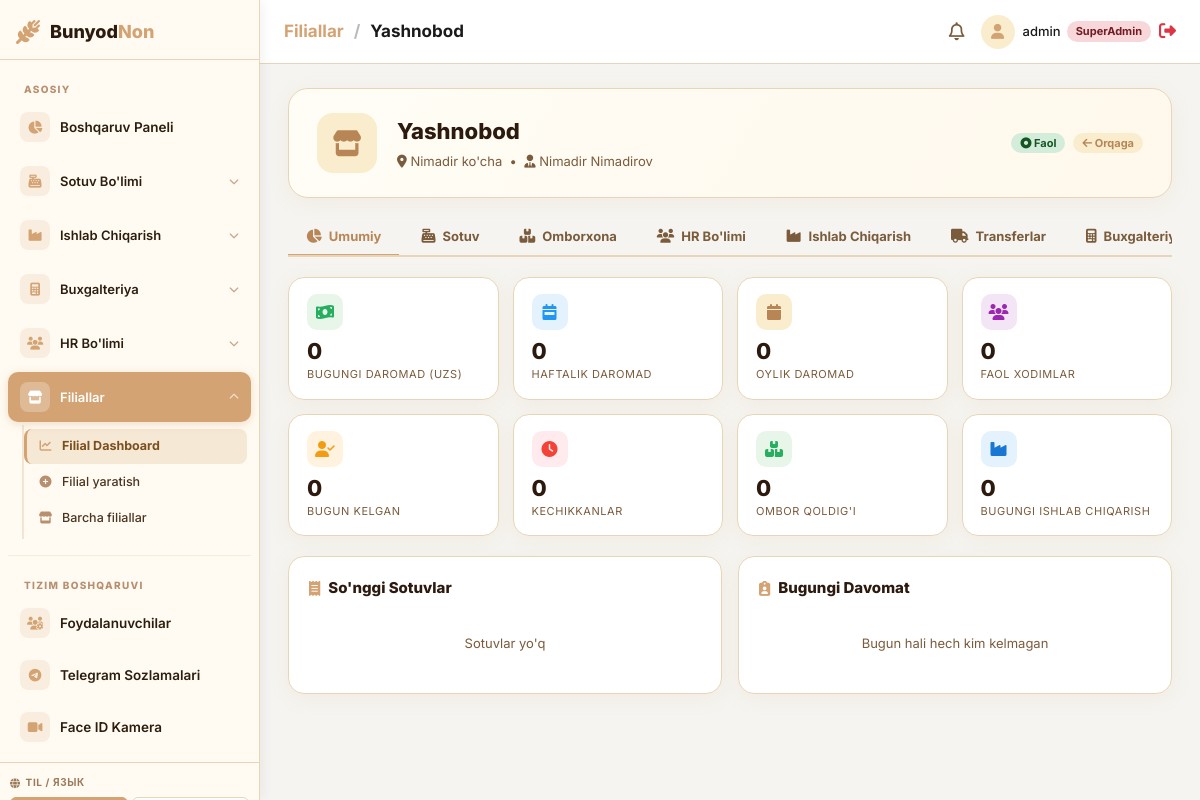
/branches/10/ (signed in), run on the app's committed database.
### branches/models.py (models this page shows, shortened)
class Branch(models.Model):
    name = models.CharField(max_length=255)
    address = models.TextField()
    responsible_person = models.CharField(max_length=255)
    is_active = models.BooleanField(default=True)
    created_at = models.DateTimeField(auto_now_add=True)

### branches/views.py (the view)
# urls.py: path('<int:branch_id>/', views.branch_detail, name='branch_detail'),
@login_required
def branch_detail(request, branch_id):
    if not request.user.is_superuser:
        return redirect('dashboard')
    branch = get_object_or_404(Branch, id=branch_id)
    today = timezone.localdate()
    week_ago = today - timedelta(days=6)
    month_start = today.replace(day=1)
    branch_sales_today = BranchSale.objects.filter(branch=branch, date=today)
    branch_sales_week  = BranchSale.objects.filter(branch=branch, date__gte=week_ago, date__lte=today)
    branch_sales_month = BranchSale.objects.filter(branch=branch, date__gte=month_start, date__lte=today)
    today_revenue = branch_sales_today.aggregate(t=Sum('total_amount'))['t'] or 0
    week_revenue  = branch_sales_week.aggregate(t=Sum('total_amount'))['t'] or 0
    month_revenue = branch_sales_month.aggregate(t=Sum('total_amount'))['t'] or 0
    recent_sales = (
        BranchSale.objects
        .filter(branch=branch)
        .prefetch_related('items__product')
        .order_by('-date', '-id')[:30]
    )
    inventory = (
        BranchInventory.objects
        .filter(branch=branch)
        .select_related('product', 'product__category')
        .order_by('product__name')
    )
    total_stock_qty = inventory.aggregate(t=Sum('stock'))['t'] or 0
    low_stock = [i for i in inventory if 0 < i.stock < 10]
    in_transit = Transfer.objects.filter(branch=branch, status='in_transit').count()
    transfers = (
        Transfer.objects
        .filter(branch=branch)
        .prefetch_related('items__product')
        .order_by('-date_sent')[:20]
    )
    from hr.models import Employee, Attendance, DailyReport, FaceIDLog
    employees = Employee.objects.filter(branch=branch).select_related('shift').order_by('name')
    active_employees = employees.filter(status='active')
    attendances_today = (
        Attendance.objects
        .filter(employee__branch=branch, date=today)
        .select_related('employee')
    )
    present_today = attendances_today.count()
    late_today    = attendances_today.filter(late_minutes__gt=0).count()
    daily_reports_today = (
        DailyReport.objects
        .filter(employee__branch=branch, date=today)
        .select_related('employee', 'shift')
    )
    face_logs = (
        FaceIDLog.objects
        .filter(employee__branch=branch, timestamp__date=today)
        .select_related('employee')
        .order_by('-timestamp')[:15]
    )
    from accounting.models import Transaction, CashRegister
    branch_user_ids = list(
        branch.admins.values_list('user_id', flat=True)
    )
    transactions = (
        Transaction.objects
        .filter(created_by_id__in=branch_user_ids) if branch_user_ids
        else Transaction.objects.none()
    )
    month_income  = month_revenue  # BranchSale asosida
    today_income  = today_revenue
    emp_names = list(employees.values_list('name', flat=True))
    production_today = (
        ProductionLog.objects
        .filter(date__date=today, baker_name__in=emp_names)
        .select_related('product')
        .order_by('-date')
    )
    production_month = (
        ProductionLog.objects
        .filter(date__date__gte=month_start, baker_name__in=emp_names)
    )
    production_today_qty = production_today.aggregate(t=Sum('quantity'))['t'] or 0
    production_month_qty = production_month.aggregate(t=Sum('quantity'))['t'] or 0
    production_by_product = (
        production_today
        .values('product__name')
        .annotate(qty=Sum('quantity'))
        .order_by('-qty')[:10]
    )
    context = {
        'branch': branch,
        'today': today,
        'today_revenue': today_revenue,
        'week_revenue': week_revenue,
        'month_revenue': month_revenue,
        'recent_sales': recent_sales,
        'inventory': inventory,
        'total_stock_qty': total_stock_qty,
        'low_stock': low_stock,
        'transfers': transfers,
        'in_transit': in_transit,
        'employees': employees,
        'active_employees_count': active_employees.count(),
        'attendances_today': attendances_today,
        'present_today': present_today,
        'late_today': late_today,
        'daily_reports_today': daily_reports_today,
        'face_logs': face_logs,
        'today_income': today_income,
        'month_income': month_income,
        'production_today_qty': production_today_qty,
        'production_month_qty': production_month_qty,
        'production_today': production_today,
        'production_by_product': production_by_product,
        'all_products': Product.objects.all().order_by('name'),
    }
    return render(request, 'branch_detail.html', context)

### templates/branch_detail.html (shortened to what this page needs)
{% extends 'base.html' %}
{% load static %}
{% block breadcrumb %}
<a href="/branches/" style="color:var(--primary);text-decoration:none;">Filiallar</a>
<span style="margin:0 6px;color:#bbb;">/</span>
<span>{{ branch.name }}</span>
{% endblock %}
{% block content %}
<div class="bd-wrap">
    <div class="bd-hero">
        <div class="bd-hero-icon"><i class="fa-solid fa-store"></i></div>
        <div class="bd-hero-info">
            <h1>{{ branch.name }}</h1>
            <p>
                <i class="fa-solid fa-location-dot"></i> {{ branch.address|default:"Manzil ko'rsatilmagan" }}
                &nbsp;•&nbsp;
                <i class="fa-solid fa-user-tie"></i> {{ branch.responsible_person|default:"—" }}
            </p>
        </div>
        <div class="bd-hero-badges">
            <span class="badge b-ok"><i class="fa-solid fa-circle-dot"></i> Faol</span>
            <a href="/branches/" class="badge b-gold" style="text-decoration:none;">
                <i class="fa-solid fa-arrow-left"></i> Orqaga
            </a>
        </div>
    </div>
    <div class="bd-tabs" id="bdTabs">
        <button class="bd-tab active" onclick="showTab('overview',this)">
            <i class="fa-solid fa-chart-pie"></i> Umumiy
        </button>
        <button class="bd-tab" onclick="showTab('sales',this)">
            <i class="fa-solid fa-cash-register"></i> Sotuv
        </button>
        <button class="bd-tab" onclick="showTab('inventory',this)">
            <i class="fa-solid fa-boxes-stacked"></i> Omborxona
        </button>
        <button class="bd-tab" onclick="showTab('hr',this)">
            <i class="fa-solid fa-users"></i> HR Bo'limi
        </button>
        <button class="bd-tab" onclick="showTab('production',this)">
            <i class="fa-solid fa-industry"></i> Ishlab Chiqarish
        </button>
        <button class="bd-tab" onclick="showTab('transfers',this)">
            <i class="fa-solid fa-truck"></i> Transferlar
        </button>
        <button class="bd-tab" onclick="showTab('accounting',this)">
            <i class="fa-solid fa-calculator"></i> Buxgalteriya
        </button>
    </div>
    <div class="bd-panel active" id="tab-overview">
        <div class="stat-row">
            <div class="stat-box">
                <div class="sb-icon" style="background:#e8f5e9;color:#27ae60;">
                    <i class="fa-solid fa-money-bill-wave"></i>
                </div>
                <div class="sb-val">{{ today_revenue|floatformat:0 }}</div>
                <div class="sb-lbl">Bugungi daromad (UZS)</div>
            </div>
            <div class="stat-box">
                <div class="sb-icon" style="background:#e3f2fd;color:#2196f3;">
                    <i class="fa-solid fa-calendar-week"></i>
                </div>
                <div class="sb-val">{{ week_revenue|floatformat:0 }}</div>
                <div class="sb-lbl">Haftalik daromad</div>
            </div>
            <div class="stat-box">
                <div class="sb-icon" style="background:var(--gold-l);color:var(--gold-d);">
                    <i class="fa-solid fa-calendar"></i>
                </div>
                <div class="sb-val">{{ month_revenue|floatformat:0 }}</div>
                <div class="sb-lbl">Oylik daromad</div>
            </div>
            <div class="stat-box">
                <div class="sb-icon" style="background:#f3e5f5;color:#9c27b0;">
                    <i class="fa-solid fa-users"></i>
                </div>
                <div class="sb-val">{{ active_employees_count }}</div>
                <div class="sb-lbl">Faol xodimlar</div>
            </div>
            <div class="stat-box">
                <div class="sb-icon" style="background:#fff3e0;color:#f39c12;">
                    <i class="fa-solid fa-user-check"></i>
                </div>
                <div class="sb-val">{{ present_today }}</div>
                <div class="sb-lbl">Bugun kelgan</div>
            </div>
            <div class="stat-box">
                <div class="sb-icon" style="background:#ffebee;color:#f44336;">
                    <i class="fa-solid fa-clock"></i>
                </div>
                <div class="sb-val">{{ late_today }}</div>
                <div class="sb-lbl">Kechikkanlar</div>
            </div>
            <div class="stat-box">
                <div class="sb-icon" style="background:#e8f5e9;color:#27ae60;">
                    <i class="fa-solid fa-boxes-stacked"></i>
                </div>
                <div class="sb-val">{{ total_stock_qty }}</div>
                <div class="sb-lbl">Ombor qoldig'i</div>
            </div>
            <div class="stat-box">
                <div class="sb-icon" style="background:#e3f2fd;color:#1976d2;">
                    <i class="fa-solid fa-industry"></i>
                </div>
                <div class="sb-val">{{ production_today_qty }}</div>
                <div class="sb-lbl">Bugungi ishlab chiqarish</div>
            </div>
        </div>
        <div style="display:grid;grid-template-columns:1fr 1fr;gap:16px;flex-wrap:wrap;">
            <div class="bd-card">
                <div class="bd-card-title"><i class="fa-solid fa-receipt"></i> So'nggi Sotuvlar</div>
                {% if recent_sales %}
                <div style="overflow-x:auto;">
                    <table class="bd-table">
                        <thead><tr><th>Sana</th><th>Mahsulot</th><th>Summa</th></tr></thead>
                        <tbody>
                        {% for sale in recent_sales|slice:":8" %}
                        <tr>
                            <td style="white-space:nowrap;">{{ sale.date }}</td>
                            <td>
                                {% for item in sale.items.all|slice:":2" %}
                                {{ item.product.name }}{% if not forloop.last %}, {% endif %}
                                {% endfor %}
                            </td>
                            <td style="font-weight:700;color:var(--gold-d);">{{ sale.total_amount|floatformat:0 }}</td>
                        </tr>
                        {% endfor %}
                        </tbody>
                    </table>
                </div>
                {% else %}
                <p style="color:var(--muted);font-size:13px;text-align:center;padding:20px 0;">Sotuvlar yo'q</p>
                {% endif %}
            </div>
            <div class="bd-card">
                <div class="bd-card-title"><i class="fa-solid fa-clipboard-user"></i> Bugungi Davomat</div>
                {% if attendances_today %}
                <div style="overflow-x:auto;">
                    <table class="bd-table">
                        <thead><tr><th>Xodim</th><th>Keldi</th><th>Ketdi</th><th>Holat</th></tr></thead>
                        <tbody>
                        {% for att in attendances_today %}
                        <tr>
                            <td><strong>{{ att.employee.name }}</strong></td>
                            <td>{% if att.check_in %}{{ att.check_in|time:"H:i" }}{% else %}—{% endif %}</td>
                            <td>{% if att.check_out %}{{ att.check_out|time:"H:i" }}{% else %}—{% endif %}</td>
                            <td>
                                {% if att.late_minutes > 0 %}
                                <span class="badge b-warn">+{{ att.late_minutes }} daqiqa kech</span>
                                {% else %}
                                <span class="badge b-ok">O'z vaqtida</span>
                                {% endif %}
                            </td>
                        </tr>
                        {% endfor %}
                        </tbody>
                    </table>
                </div>
                {% else %}
                <p style="color:var(--muted);font-size:13px;text-align:center;padding:20px 0;">
                    Bugun hali hech kim kelmagan
                </p>
                {% endif %}
            </div>
        </div>
    </div>
</div>
{% endblock %}

### templates/base.html (shortened to what this page needs)
{% load static %}
{% load i18n %}
<!DOCTYPE html>
<html lang="{{ request.LANGUAGE_CODE|default:'uz' }}">
<head>
    <link rel="stylesheet" href="https://cdnjs.cloudflare.com/ajax/libs/font-awesome/6.4.0/css/all.min.css">
    <link rel="stylesheet" href="{% static 'css/style.css' %}">
</head>
<body>
    <div class="app-container">
        <aside class="sidebar" id="appSidebar">
            <div class="sidebar-header">
                <i class="fa-solid fa-wheat-awn logo-icon"> </i>
                <h2>Bunyod<span class="highlight">Non</span></h2>
            </div>
            <ul class="nav-links">
                {% include 'includes/menu_dropdown.html' %}
            </ul>
            <div class="sidebar-footer">
                <div class="lang-label"><i class="fa-solid fa-globe"></i> <span>Til / Язык</span></div>
            </div>
        </aside>
        <main class="main-content">
            <header class="topbar">
                <div class="topbar-left">
                    <div class="breadcrumb">{% block breadcrumb %}{% endblock %}</div>
                </div>
                <div class="topbar-actions">
                    <button class="icon-btn"><i class="fa-regular fa-bell"></i></button>
                    <div class="user-profile">
                        <div class="avatar"><i class="fa-solid fa-user"></i></div>
                        <span class="user-name">
                            {{ request.user.username }}
                            {% if is_superadmin %}<span class="badge badge-danger"
                                style="font-size:11px;">SuperAdmin</span>
                            {% elif user_branch %}<span class="badge badge-info" style="font-size:11px;">{{
                                user_branch.name }}</span>
                            {% elif request.user.groups.all.0 %}<span class="badge badge-warning"
                                style="font-size:11px;">{{ request.user.groups.all.0.name }}</span>
                            {% endif %}
                        </span>
                        <a href="/logout/" style="color:#dc3545;font-size:17px;" title="Chiqish">
                            <i class="fa-solid fa-right-from-bracket"></i>
                        </a>
                    </div>
                </div>
            </header>
            <div class="content-wrapper">
                {% block content %}{% endblock %}
            </div>
        </main>
    </div>
</body>
</html>

### data on the page
Branch: name "Yashnobod", address "Nimadir ko'cha", responsible_person "Nimadir Nimadirov"

### other printed values
{{ request.user.username }} "admin"
{{ today_revenue|floatformat:0 }} "0"
{{ week_revenue|floatformat:0 }} "0"
{{ month_revenue|floatformat:0 }} "0"
{{ active_employees_count }} "0"
{{ present_today }} "0"
{{ late_today }} "0"
{{ total_stock_qty }} "0"
{{ production_today_qty }} "0"
